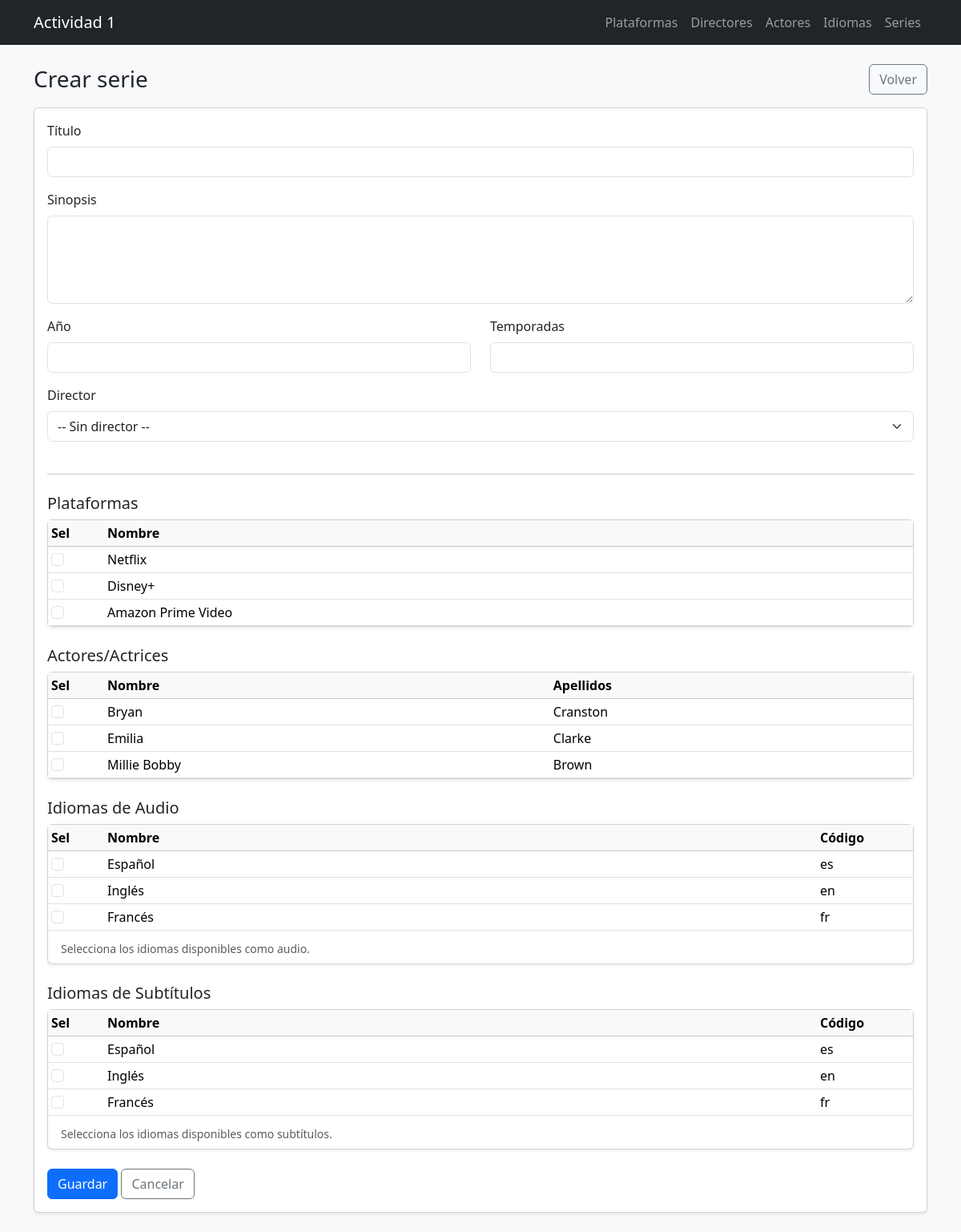
Page /views/series/create.php on the committed database.
### tables this page shows
CREATE TABLE plataformas (
  id INT UNSIGNED AUTO_INCREMENT PRIMARY KEY,
  nombre VARCHAR(100) NOT NULL,
  descripcion VARCHAR(255) NULL,
  url VARCHAR(255) NULL,
  activo TINYINT(1) NOT NULL DEFAULT 1,
  created_at DATETIME NOT NULL DEFAULT CURRENT_TIMESTAMP,
  updated_at DATETIME NULL DEFAULT NULL ON UPDATE CURRENT_TIMESTAMP,
  UNIQUE KEY uq_plataformas_nombre (nombre)
);

CREATE TABLE actores (
  id INT UNSIGNED AUTO_INCREMENT PRIMARY KEY,
  nombre VARCHAR(100) NOT NULL,
  apellidos VARCHAR(120) NOT NULL,
  fecha_nacimiento DATE NULL,
  nacionalidad VARCHAR(100) NULL,
  created_at DATETIME NOT NULL DEFAULT CURRENT_TIMESTAMP,
  updated_at DATETIME NULL DEFAULT NULL ON UPDATE CURRENT_TIMESTAMP
);

CREATE TABLE idiomas (
  id INT UNSIGNED AUTO_INCREMENT PRIMARY KEY,
  nombre VARCHAR(80) NOT NULL,
  codigo VARCHAR(10) NOT NULL,
  created_at DATETIME NOT NULL DEFAULT CURRENT_TIMESTAMP,
  updated_at DATETIME NULL DEFAULT NULL ON UPDATE CURRENT_TIMESTAMP,
  UNIQUE KEY uq_idiomas_codigo (codigo),
  UNIQUE KEY uq_idiomas_nombre (nombre)
);

### models/Plataforma.php (called while the page is built, shortened)
<?php
class Plataforma
{
    private $id;
    private $nombre;
    public function __construct($id = null, $nombre = null)
    {
        $this->id = $id;
        $this->nombre = $nombre;
    }
    public function getId() { return $this->id; }
    public function getNombre() { return $this->nombre; }
    private function connect()
    {
        $host = "localhost";
        $db   = "actividad1_backend";
        $user = "root";
        $pass = "";
        $charset = "utf8mb4";
        $dsn = "mysql:host=$host;dbname=$db;charset=$charset";
        return new PDO($dsn, $user, $pass, [
            PDO::ATTR_ERRMODE => PDO::ERRMODE_EXCEPTION
        ]);
    }
    public function getAll()
    {
        $pdo = $this->connect();
        $stmt = $pdo->prepare("SELECT id, nombre FROM plataformas ORDER BY id");
        $stmt->execute();
        $plataformas = [];
        while ($row = $stmt->fetch(PDO::FETCH_ASSOC)) {
            $plataformas[] = new Plataforma($row["id"], $row["nombre"]);
        }
        return $plataformas;
    }
}

### controllers/SerieController.php (called while the page is built, shortened)
<?php
require_once __DIR__ . "/../models/Plataforma.php";
require_once __DIR__ . "/../models/Actor.php";
require_once __DIR__ . "/../models/Idioma.php";
class SerieController
{
    public function listPlataformas()
    {
        $m = new Plataforma();
        return $m->getAll();
    }
    public function listActores()
    {
        $m = new Actor();
        return $m->getAll();
    }
    public function listIdiomas()
    {
        $m = new Idioma();
        return $m->getAll();
    }
}

### models/Actor.php (called while the page is built, shortened)
<?php
class Actor
{
    private $id;
    private $nombre;
    private $apellidos;
    public function __construct($id = null, $nombre = null, $apellidos = null, $fechaNacimiento = null, $nacionalidad = null)
    {
        $this->id = $id;
        $this->nombre = $nombre;
        $this->apellidos = $apellidos;
    }
    public function getId() { return $this->id; }
    public function getNombre() { return $this->nombre; }
    public function getApellidos() { return $this->apellidos; }
    private function connect()
    {
        $host = "localhost";
        $db   = "actividad1_backend";
        $user = "root";
        $pass = "";
        $charset = "utf8mb4";
        $dsn = "mysql:host=$host;dbname=$db;charset=$charset";
        return new PDO($dsn, $user, $pass, [
            PDO::ATTR_ERRMODE => PDO::ERRMODE_EXCEPTION
        ]);
    }
    public function getAll()
    {
        $pdo = $this->connect();
        $stmt = $pdo->prepare("SELECT id, nombre, apellidos, fecha_nacimiento, nacionalidad FROM actores ORDER BY id");
        $stmt->execute();
        $items = [];
        while ($row = $stmt->fetch(PDO::FETCH_ASSOC)) {
            $items[] = new Actor(
                $row["id"],
                $row["nombre"],
                $row["apellidos"],
                $row["fecha_nacimiento"],
                $row["nacionalidad"]
            );
        }
        return $items;
    }
}

### models/Idioma.php (called while the page is built, shortened)
<?php
class Idioma
{
    private $id;
    private $nombre;
    private $codigo;
    public function __construct($id = null, $nombre = null, $codigo = null)
    {
        $this->id = $id;
        $this->nombre = $nombre;
        $this->codigo = $codigo;
    }
    public function getId() { return $this->id; }
    public function getNombre() { return $this->nombre; }
    public function getCodigo() { return $this->codigo; }
    private function connect()
    {
        $host = "localhost";
        $db   = "actividad1_backend";
        $user = "root";
        $pass = "";
        $charset = "utf8mb4";
        $dsn = "mysql:host=$host;dbname=$db;charset=$charset";
        return new PDO($dsn, $user, $pass, [
            PDO::ATTR_ERRMODE => PDO::ERRMODE_EXCEPTION
        ]);
    }
    public function getAll()
    {
        $pdo = $this->connect();
        $stmt = $pdo->prepare("SELECT id, nombre, codigo FROM idiomas ORDER BY id");
        $stmt->execute();
        $items = [];
        while ($row = $stmt->fetch(PDO::FETCH_ASSOC)) {
            $items[] = new Idioma($row["id"], $row["nombre"], $row["codigo"]);
        }
        return $items;
    }
}

### views/series/create.php (the view, shortened to what this page needs)
<?php
require_once __DIR__ . "/../../controllers/SerieController.php";
$controller = new SerieController();
$titulo = "";
$sinopsis = "";
$anio = "";
$temporadas = "";
$plataformas = $controller->listPlataformas();
$actores = $controller->listActores();
$idiomas = $controller->listIdiomas();
$selectedPlataformas = [];
$selectedActores = [];
$selectedAudio = [];
$selectedSub = [];
function isChecked(array $selectedIds, int $id): string {
    return in_array($id, $selectedIds, true) ? "checked" : "";
}
require_once __DIR__ . "/../partials/header.php";
?>
<div class="d-flex justify-content-between align-items-center mb-3">
  <h1 class="h3 mb-0">Crear serie</h1>
  <a class="btn btn-outline-secondary" href="list.php">Volver</a>
</div>
<div class="card shadow-sm">
  <div class="card-body">
    <form method="post" action="">
      <div class="mb-3">
        <label class="form-label">Título</label>
        <input class="form-control" name="titulo" value="<?= htmlspecialchars($titulo) ?>" required>
      </div>
      <div class="mb-3">
        <label class="form-label">Sinopsis</label>
        <textarea class="form-control" name="sinopsis" rows="4"><?= htmlspecialchars($sinopsis) ?></textarea>
      </div>
      <div class="row">
        <div class="col-md-6 mb-3">
          <label class="form-label">Año</label>
          <input class="form-control" type="number" name="anio" value="<?= htmlspecialchars($anio) ?>">
        </div>
        <div class="col-md-6 mb-3">
          <label class="form-label">Temporadas</label>
          <input class="form-control" type="number" name="temporadas" value="<?= htmlspecialchars($temporadas) ?>">
        </div>
        <div class="mb-3">
  <label class="form-label">Director</label>
  <select class="form-select" name="director_id">
    <option value="">-- Sin director --</option>
  </select>
</div>
      </div>
      <hr class="my-4">
      <h5 class="mb-2">Plataformas</h5>
      <div class="card shadow-sm mb-4">
        <div class="table-responsive">
          <table class="table table-sm table-hover mb-0 align-middle">
            <thead class="table-light">
              <tr>
                <th style="width:70px;">Sel</th>
                <th>Nombre</th>
              </tr>
            </thead>
            <tbody>
              <?php foreach ($plataformas as $p): $pid = (int)$p->getId(); ?>
                <tr>
                  <td>
                    <input class="form-check-input" type="checkbox"
                           name="plataformas[]" value="<?= $pid ?>"
                           <?= isChecked($selectedPlataformas, $pid) ?>>
                  </td>
                  <td><?= htmlspecialchars($p->getNombre()) ?></td>
                </tr>
              <?php endforeach; ?>
            </tbody>
          </table>
        </div>
      </div>
      <h5 class="mb-2">Actores/Actrices</h5>
      <div class="card shadow-sm mb-4">
        <div class="table-responsive">
          <table class="table table-sm table-hover mb-0 align-middle">
            <thead class="table-light">
              <tr>
                <th style="width:70px;">Sel</th>
                <th>Nombre</th>
                <th>Apellidos</th>
              </tr>
            </thead>
            <tbody>
              <?php foreach ($actores as $a): $aid = (int)$a->getId(); ?>
                <tr>
                  <td>
                    <input class="form-check-input" type="checkbox"
                           name="actores[]" value="<?= $aid ?>"
                           <?= isChecked($selectedActores, $aid) ?>>
                  </td>
                  <td><?= htmlspecialchars($a->getNombre()) ?></td>
                  <td><?= htmlspecialchars($a->getApellidos()) ?></td>
                </tr>
              <?php endforeach; ?>
            </tbody>
          </table>
        </div>
      </div>
      <h5 class="mb-2">Idiomas de Audio</h5>
      <div class="card shadow-sm mb-4">
        <div class="table-responsive">
          <table class="table table-sm table-hover mb-0 align-middle">
            <thead class="table-light">
              <tr>
                <th style="width:70px;">Sel</th>
                <th>Nombre</th>
                <th style="width:120px;">Código</th>
              </tr>
            </thead>
            <tbody>
              <?php foreach ($idiomas as $i): $iid = (int)$i->getId(); ?>
                <tr>
                  <td>
                    <input class="form-check-input" type="checkbox"
                           name="idiomas_audio[]" value="<?= $iid ?>"
                           <?= isChecked($selectedAudio, $iid) ?>>
                  </td>
                  <td><?= htmlspecialchars($i->getNombre()) ?></td>
                  <td><?= htmlspecialchars($i->getCodigo()) ?></td>
                </tr>
              <?php endforeach; ?>
            </tbody>
          </table>
        </div>
        <div class="card-body py-2">
          <div class="form-text">Selecciona los idiomas disponibles como audio.</div>
        </div>
      </div>
      <h5 class="mb-2">Idiomas de Subtítulos</h5>
      <div class="card shadow-sm mb-4">
        <div class="table-responsive">
          <table class="table table-sm table-hover mb-0 align-middle">
            <thead class="table-light">
              <tr>
                <th style="width:70px;">Sel</th>
                <th>Nombre</th>
                <th style="width:120px;">Código</th>
              </tr>
            </thead>
            <tbody>
              <?php foreach ($idiomas as $i): $iid = (int)$i->getId(); ?>
                <tr>
                  <td>
                    <input class="form-check-input" type="checkbox"
                           name="idiomas_sub[]" value="<?= $iid ?>"
                           <?= isChecked($selectedSub, $iid) ?>>
                  </td>
                  <td><?= htmlspecialchars($i->getNombre()) ?></td>
                  <td><?= htmlspecialchars($i->getCodigo()) ?></td>
                </tr>
              <?php endforeach; ?>
            </tbody>
          </table>
        </div>
        <div class="card-body py-2">
          <div class="form-text">Selecciona los idiomas disponibles como subtítulos.</div>
        </div>
      </div>
      <button class="btn btn-primary" type="submit">Guardar</button>
      <a class="btn btn-outline-secondary" href="list.php">Cancelar</a>
    </form>
  </div>
</div>
<?php require_once __DIR__ . "/../partials/footer.php"; ?>

### rows in the picture
plataformas: nombre "Netflix"
plataformas: nombre "Disney+"
plataformas: nombre "Amazon Prime Video"
actores: nombre "Bryan", apellidos "Cranston"
actores: nombre "Emilia", apellidos "Clarke"
actores: nombre "Millie Bobby", apellidos "Brown"
idiomas: nombre "Español", codigo "es"
idiomas: nombre "Inglés", codigo "en"
idiomas: nombre "Francés", codigo "fr"
